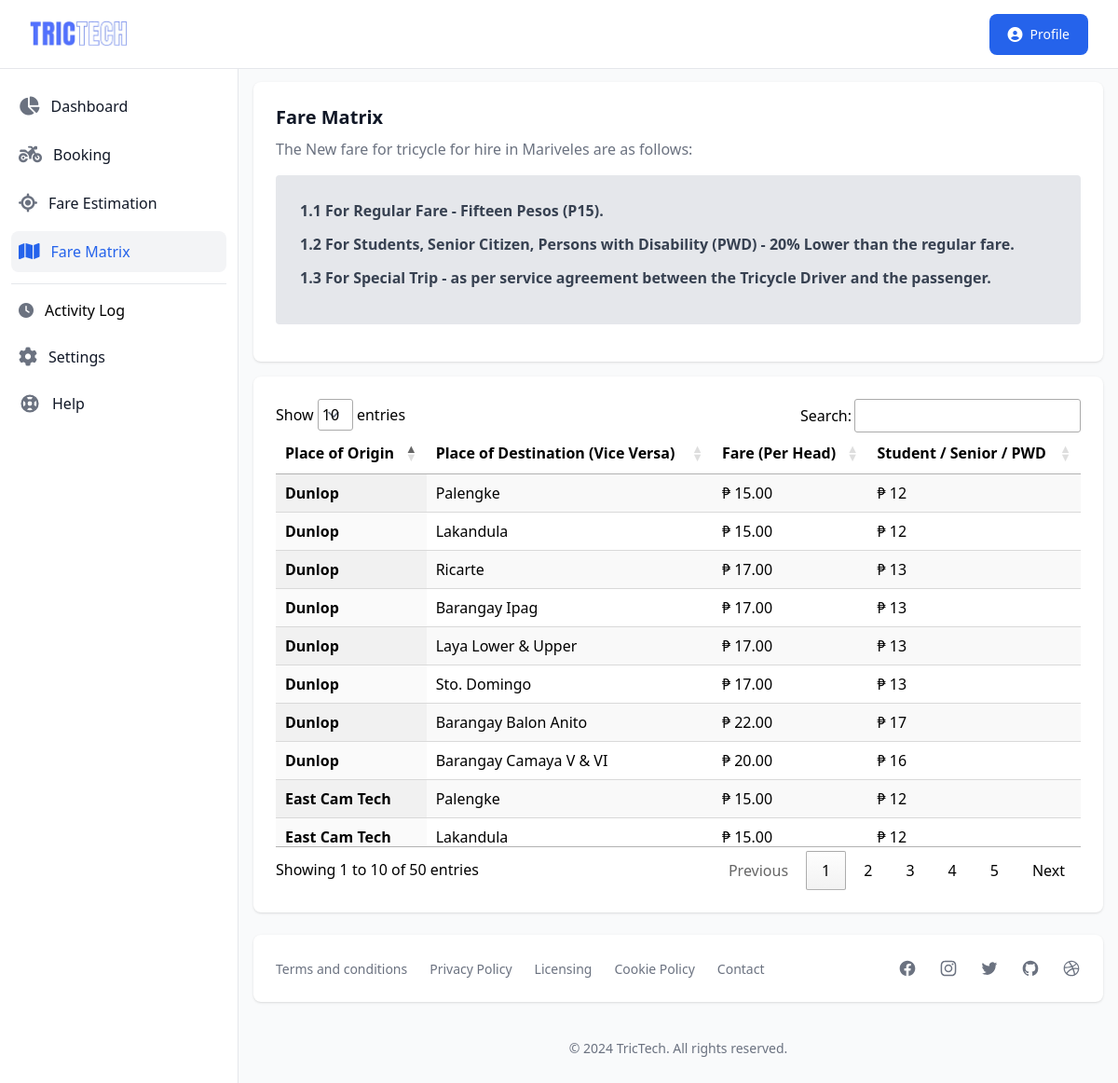
The page /passenger/fare-matrix.php (signed in) on the database its author committed.
### tables this page shows
CREATE TABLE `fare_and_discount` (
  `id` int(11) NOT NULL,
  `first_kilometers` int(10) NOT NULL,
  `succeeding_kilometers` int(10) NOT NULL,
  `discount` int(10) NOT NULL,
  `datetime` timestamp NOT NULL DEFAULT current_timestamp() ON UPDATE current_timestamp()
);

CREATE TABLE `fare_matrix` (
  `id` int(11) NOT NULL,
  `origin` varchar(100) NOT NULL,
  `destination` varchar(100) NOT NULL,
  `fare` varchar(50) NOT NULL,
  `timestamp` timestamp NOT NULL DEFAULT current_timestamp() ON UPDATE current_timestamp()
);

### passenger/fare-matrix.php (the view, shortened to what this page needs)
<?php
    include '../database/connect.php';
?>
<!DOCTYPE html>
<html lang="en">
<head>
    <link rel="stylesheet" href="../dist/output.css">
    <link rel="stylesheet" href="https://cdn.datatables.net/1.13.1/css/jquery.dataTables.min.css">
    <link rel="stylesheet" href="https://cdnjs.cloudflare.com/ajax/libs/font-awesome/6.2.1/css/all.min.css" />
    <link rel="stylesheet" href="https://cdn.jsdelivr.net/npm/tw-elements/dist/css/index.min.css" />
    <script src="https://cdn.tailwindcss.com"></script>
</head>
<body class="bg-gray-50">
    <div>
        <nav class="bg-white border-b border-gray-200 fixed z-30 w-full">
            <div class="px-3 py-3 lg:px-5 lg:pl-3">
                <div class="flex items-center justify-between">
                    <div class="flex items-center justify-start">
                        <a href="dashboard.php" class="text-xl font-bold flex items-center p-2 lg:ml-2.5">
                            <img class="w-20 lg:w-28" src="../images/logo.png" alt="logo">
                        </a>
                    </div>
                    <div class="flex items-center">
                        <div class="hidden lg:block">
                            <a href="#" id="dropdownDefault" data-dropdown-toggle="dropdown" class="sm:inline-flex ml-5 text-white bg-blue-600 hover:bg-blue-700 focus:ring-4 font-medium rounded-lg text-sm px-5 py-2.5 text-center items-center mr-3">
                                <i class="mr-2 text-base fa fa-user-circle" aria-hidden="true"></i>
                                Profile
                            </a>
                        </div>
                    </div>
                </div>
            </div>
        </nav>
        <div class="flex overflow-hidden bg-white pt-16">
            <aside id="sidebar" class="fixed hidden z-20 h-full top-0 left-0 pt-16 flex lg:flex flex-shrink-0 flex-col w-64 transition-width duration-75" aria-label="Sidebar">
                <div class="relative flex-1 flex flex-col min-h-0 border-r border-gray-200 bg-white pt-0">
                    <div class="flex-1 flex flex-col pt-5 pb-4 overflow-y-auto">
                        <div class="flex-1 px-3 bg-white divide-y space-y-1">
                            <ul class="space-y-2 pb-2">
                                <li>
                                    <a href="dashboard.php" class="text-base text-gray-900 font-normal rounded-lg flex items-center p-2 hover:bg-gray-100 group">
                                    <i class="text-xl text-gray-500 flex-shrink-0 transition duration-75 fa fa-pie-chart" aria-hidden="true"></i>
                                    <span class="ml-3">Dashboard</span>
                                    </a>
                                </li>
                                <li>
                                    <a href="booking.php" class="text-base text-gray-900 font-normal rounded-lg hover:bg-gray-100 flex items-center p-2 group ">
                                    <i class="fa fa-motorcycle text-xl text-gray-500 flex-shrink-0 group-hover:text-gray-900 transition duration-75" aria-hidden="true"></i>
                                    <span class="ml-3 flex-1 whitespace-nowrap">Booking</span>
                                    </a>
                                </li>
                                <li>
                                    <a href="fare.php" class="text-base text-gray-900 font-normal rounded-lg hover:bg-gray-100 flex items-center p-2 group ">
                                    <i class="fa fa-location text-xl text-gray-500 flex-shrink-0 transition duration-75" aria-hidden="true"></i>
                                    <span class="ml-3 flex-1 whitespace-nowrap">Fare Estimation</span>
                                    </a>
                                </li>
                                <li>
                                    <a href="fare-matrix.php" class="text-base text-gray-900 font-normal rounded-lg bg-gray-100 flex items-center p-2 group ">
                                    <i class="fa fa-map text-xl text-blue-600 flex-shrink-0 transition duration-75" aria-hidden="true"></i>
                                    <span class="ml-3 flex-1 whitespace-nowrap text-blue-600">Fare Matrix</span>
                                    </a>
                                </li>
                            </ul>
                            <div class="space-y-2 pt-2">
                                <a href="logs.php" class="text-base hover:bg-gray-100 font-normal rounded-lg group transition duration-75 flex items-center p-2">
                                    <i class="fa fa-clock  text-base text-gray-500 flex-shrink-0 group-hover:text-gray-900 transition duration-75" name="settings-outline"></i>
                                    <span class="ml-3">Activity Log</span>
                                </a>
                                <a href="setting.php" class="text-base text-gray-900 font-normal rounded-lg hover:bg-gray-100 group transition duration-75 flex items-center p-2">
                                    <i class="fa fa-cog  text-xl text-gray-500 flex-shrink-0 group-hover:text-gray-900 transition duration-75" name="settings-outline"></i>
                                    <span class="ml-3">Settings</span>
                                </a>
                                <a href="#" class="text-base text-gray-900 font-normal rounded-lg hover:bg-gray-100 group transition duration-75 flex items-center p-2">
                                    <span class="ml-3">Help</span>
                                </a>
                            </div>
                        </div>
                    </div>
                </div>
            </aside>
            <div id="main-content" class="h-full w-full bg-gray-50 relative overflow-y-auto lg:ml-64">
                <main>
                <div class="pt-6 px-4">
                        <div class="w-full grid grid-cols-1 xl:grid-cols-2 2xl:grid-cols-3 gap-4">
                            <div class="bg-white shadow rounded-lg p-4 sm:p-6 xl:p-8 h-68">
                            <div class="mb-1 flex items-center justify-between">
                                    <?php
                                        $sqlFare = mysqli_query($conn,"SELECT * FROM fare_and_discount");
                                        if(mysqli_num_rows($sqlFare) > 0){
                                            while($row = mysqli_fetch_assoc($sqlFare)){
                                                extract($row);
                                            }
                                        }
                                    ?>
                                    <div>
                                        <h3 class="text-xl font-bold text-gray-900 mb-2">Fare Matrix</h3>
                                        <span class="text-base font-normal text-gray-500">The New fare for tricycle for hire in Mariveles are as follows:</span>
                                    </div>
                                </div>
                                <div class="mb-4 bg-gray-200 appearance-none border-2 border-gray-200 rounded w-full p-6 mt-4 text-gray-700 leading-tight focus:outline-none focus:bg-white focus:border-purple-500">
                                    <p class="block text-gray-700 text-base mb-3"><span class="font-bold">1.1 For Regular Fare - Fifteen Pesos (P<?php echo $first_kilometers; ?>).</p>
                                    <p class="block text-gray-700 text-base mb-3"><span class="font-bold">1.2 For Students, Senior Citizen, Persons with Disability (PWD) - <?php echo $discount; ?>% Lower than the regular fare.</p>
                                    <p class="block text-gray-700 text-base mb-3"><span class="font-bold">1.3 For Special Trip - as per service agreement between the Tricycle Driver and the passenger.</p>
                                </div>
                            </div>
                            <div class="bg-white shadow rounded-lg p-4 sm:p-6 xl:p-8  2xl:col-span-2">
                                <div class="">
                                    <table id="table_category" class="display" cellspacing="0">
                                        <thead>
                                        <tr>
                                                <th scope="col" class="py-3 px-6">Place of Origin</th>
                                                <th scope="col" class="py-3 px-6">Place of Destination (Vice Versa)</th>
                                                <th scope="col" class="py-3 px-6">Fare (Per Head)</th>
                                                <th scope="col" class="py-3 px-6">Student / Senior / PWD</th>
                                            </tr>
                                        </thead>
                                        <tbody>
                                            <?php
                                                $sql = mysqli_query($conn,"SELECT * FROM fare_matrix INNER JOIN fare_and_discount");
                                                if(mysqli_num_rows($sql) > 0){
                                                    while($row = mysqli_fetch_assoc($sql)){
                                                        extract($row);
                                                        ?>
                                                        <tr>
                                                            <td scope="row"><b><?php echo $origin; ?></b></td>
                                                            <td scope="row">
                                                                <?php echo $destination; ?>
                                                            </td>
                                                            <td scope="row">
                                                                ₱ <?php echo $fare; ?>
                                                            </td>
                                                            <td scope="row">
                                                                ₱
                                                                <?php
                                                                    $percent = ($discount / 100) * $fare;
                                                                    $final_fare = $fare - $percent;
                                                                    echo intval($final_fare);
                                                                ?>
                                                            </td>
                                                        </tr>
                                                        <?php
                                                    }
                                                }
                                            ?>
                                        </tbody>
                                    </table>
                                </div>
                            </div>
                        </div>
                    </div>
                </main>
                <footer class="bg-white md:flex md:items-center md:justify-between shadow rounded-lg p-4 md:p-6 xl:p-8 my-6 mx-4">
                    <ul class="flex items-center flex-wrap mb-6 md:mb-0">
                        <li><a id="terms_modal" href="#" class="text-sm font-normal text-gray-500 hover:underline mr-4 md:mr-6">Terms and conditions</a></li>
                        <li><a id="privacy_modal" href="#" class="text-sm font-normal text-gray-500 hover:underline mr-4 md:mr-6">Privacy Policy</a></li>
                        <li><a id="license_modal"  href="#" class="text-sm font-normal text-gray-500 hover:underline mr-4 md:mr-6">Licensing</a></li>
                        <li><a id="cookie_modal" href="#" class="text-sm font-normal text-gray-500 hover:underline mr-4 md:mr-6">Cookie Policy</a></li>
                        <li><a id="member_modal" href="#" class="text-sm font-normal text-gray-500 hover:underline">Contact</a></li>
                    </ul>
                    <div class="flex sm:justify-center space-x-6">
                    <a href="#" class="text-gray-500 hover:text-gray-900">
                    </a>
                    <a href="#" class="text-gray-500 hover:text-gray-900">
                    </a>
                    <a href="#" class="text-gray-500 hover:text-gray-900">
                    </a>
                    <a href="#" class="text-gray-500 hover:text-gray-900">
                    </a>
                    <a href="#" class="text-gray-500 hover:text-gray-900">
                    </a>
                    </div>
                </footer>
                <p class="text-center text-sm text-gray-500 my-10">
                    &copy; <?php echo date('Y'); ?> <a href="#" class="hover:underline" >TricTech</a>. All rights reserved.
                </p>
            </div>
        </div>
    </div>
</body>
</html>

### rows shown on the page
fare_and_discount: first_kilometers "15", discount "20"
fare_matrix: origin "East Cam Tech", destination "Palengke", fare "15.00", fare.discount "12"
fare_matrix: origin "East Cam Tech", destination "Lakandula", fare "15.00", fare.discount "12"
fare_matrix: origin "Dunlop", destination "Palengke", fare "15.00", fare.discount "12"
fare_matrix: origin "Dunlop", destination "Lakandula", fare "15.00", fare.discount "12"
fare_matrix: origin "Dunlop", destination "Ricarte", fare "17.00", fare.discount "13"
fare_matrix: origin "Dunlop", destination "Barangay Ipag", fare "17.00", fare.discount "13"
fare_matrix: origin "Dunlop", destination "Laya Lower & Upper", fare "17.00", fare.discount "13"
fare_matrix: origin "Dunlop", destination "Sto. Domingo", fare "17.00", fare.discount "13"
fare_matrix: origin "Dunlop", destination "Barangay Balon Anito", fare "22.00", fare.discount "17"
fare_matrix: origin "Dunlop", destination "Barangay Camaya V & VI", fare "20.00", fare.discount "16"
